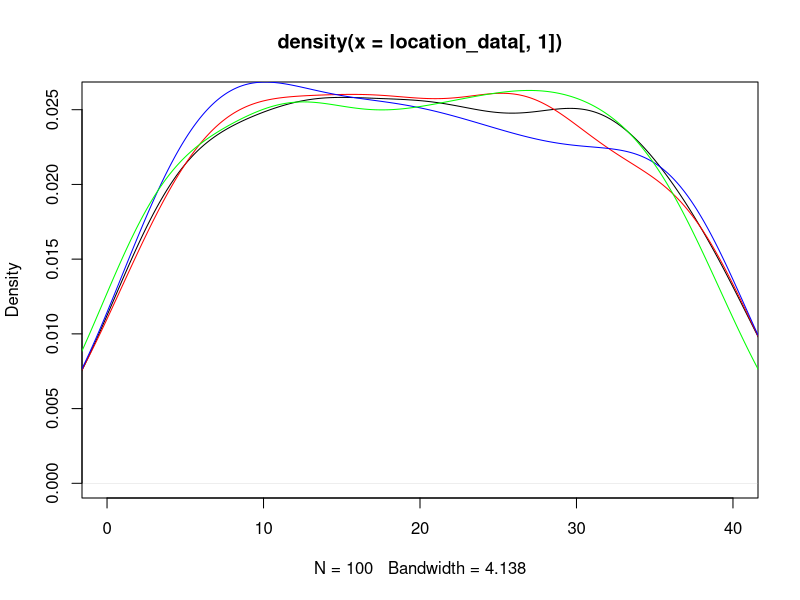
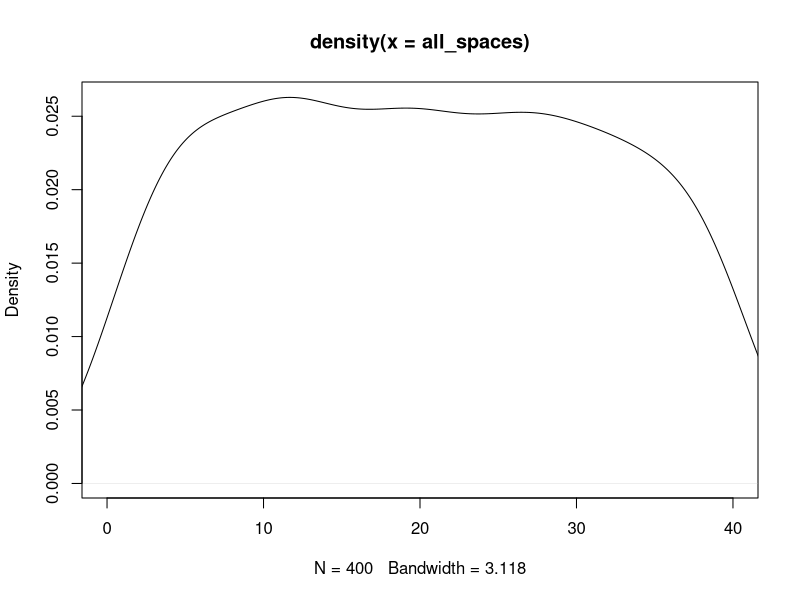
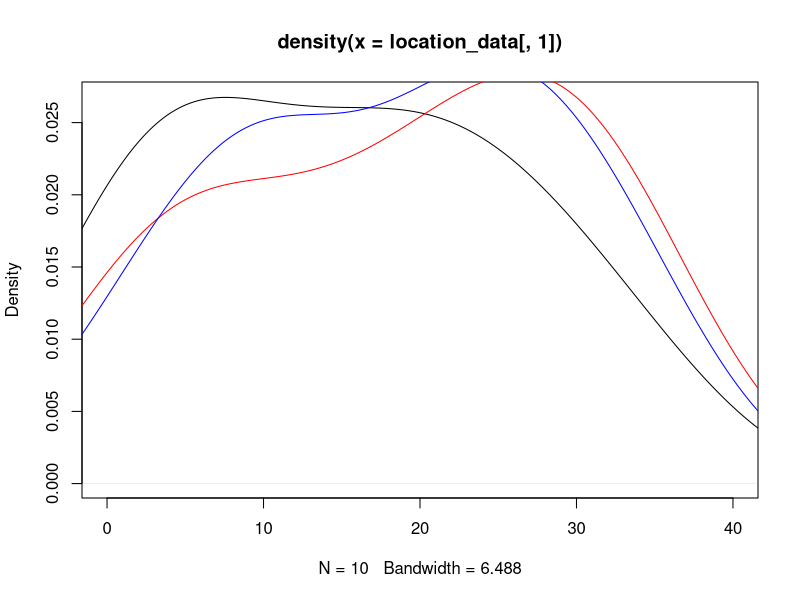
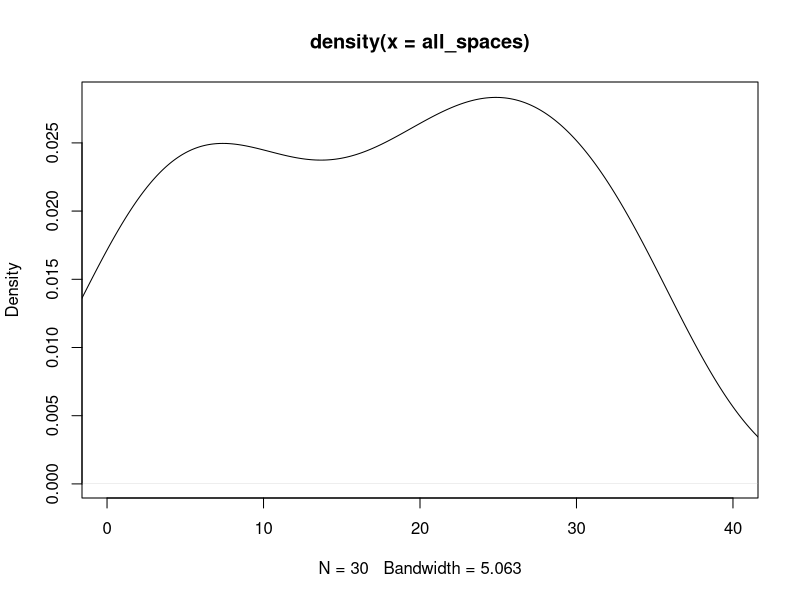

Source code (R) for these figures, in order: (Note: this script raises an error after producing the figures.)
## ---- chunk 1
knitr::opts_chunk$set(echo = TRUE)
## ---- chunk 2
#libraries
library(dplyr)
library(ggplot2)
## ---- chunk 3
#Kayleigh
##LET'S GET MOVING

monopolyBoard <- read.csv("MonopolyBoard.csv", header = T)
monopolyBoard

# Using dice rolls to determine where a player will land on the board
#input: "location"; a number 1-40; where the player is on the board
#output: the amount of spaces the player will move until they are on their new location

#note that this is only accounting for standard dice rolls, no special rules yet...

lets_move = function(location) {
  dice_roll_1 <- sample(1:6, 1, replace = TRUE)
  dice_roll_2 <- sample(1:6, 1, replace = TRUE)
  
  roll_total <- sum(dice_roll_1, dice_roll_2)
  roll_double <- dice_roll_1 == dice_roll_2
  
    location = location + roll_total
    
  if (location <= 40) {
    location = location
  } else {
    location = location - 40
  }
  
  space = monopolyBoard$name[monopolyBoard$spaces == location]
  
  print("You're moving forward...")
  print(roll_total)
  
  print("You're on space...")
  print(location)
  
  #print(space) #This prints out the name of the space that they land on. 
}

#testers
lets_move(1)
lets_move(25)
lets_move(38)
lets_move(40)



#A function to move players around the board and to play Monopoly!
#input: "turns"; the amount of turns we should take
#output: a player's new location on the board

lets_play = function(turns) {
  location = 1
  print("Starting Location: GO!")
  for (i in 1:turns) {
    location = lets_move(location)
  }
  print("You've landed on...")
  return(location)
}



lets_play(10) #tester #in this example if you look at a reference monopoly board and "walk" your way around the board with each move being the number in each output, you'll land on the space on the board corresponding to the final output (when counting "GO" as 1 and/or 40) 

#testers 
#"lets_move" and "lets_play" have both been edited to print out phrases for each roll and move to make it easier to determine how the player is moving. 
#"You're moving forward..." gives the player's roll
#"You're on space..." is the players position after 1 turn/"lets_move"
  # Later try to switch this print statement to the name of the spot that the player is on 
#"You've landed on..." gives the final location after running "lets_play" for "x" turns.
  # Later try to switch this print statement to the name of the spot that the player is on 

lets_play(3)
lets_play(10)

## ---- chunk 4
##DOUBLE DOWN

##WORK IN PROGRESS

#A function using dice rolls to determine how many spaces a player will move with the additional rules for "doubles" in Monopoly
#input: "location"; a number 1-40 where the player is on the board
#outut: the number of spaces the player will move on the board, with the special case of rolling three "doubles" and landing in jail
double_down = function(location) {
  dice_roll_1 <- sample(1:6, 1, replace = TRUE)
  dice_roll_2 <- sample(1:6, 1, replace = TRUE)
  
  roll_total <- sum(dice_roll_1, dice_roll_2)
  roll_double <- dice_roll_1 == dice_roll_2
  
  print("roll was")
  print(roll_total)
    
  if (roll_double) {
    
    dice_roll_3 <- sample(1:6, 1, replace = TRUE)
    dice_roll_4 <- sample(1:6, 1, replace = TRUE)
    
    roll_total_2 <- sum(dice_roll_3, dice_roll_4)
    roll_double_2 <- dice_roll_3 == dice_roll_4
    
    print("roll double was")
    print(roll_total_2)

    
    if (roll_double_2) {
      dice_roll_5 <- sample(1:6, 1, replace = TRUE)
      dice_roll_6 <- sample(1:6, 1, replace = TRUE)
      
      roll_total_3 <- sum(dice_roll_5, dice_roll_6)
      roll_double_3 <- dice_roll_5 == dice_roll_6
      
      print("roll double was")
      print(roll_total_3)
      
      if (roll_double_3) {
        location = 11 #Jail
        print("doubles, doubles, doubles")
        print("You're going to JAIL!")
        
      } else {
        location = location + roll_total + roll_total_2 + roll_total_3
        print("doubles, doubles, not doubles")
        print("You're moving forward...")
        print(roll_total + roll_total_2 + roll_total_3)
      }
    } else {
      location = location + roll_total + roll_total_2
      print("doubles, not doubles")
      print("You're moving forward...")
      print(roll_total+roll_total_2)
    }
  } else {
    location = location + roll_total
    print("no doubles")
    print("You're moving forward...")
    print(roll_total)
  }

    
  if (location <= 40) {
    location = location
  } else {
    location = location - 40
  }

  
  print("You're on space...")
  print(location)
}

double_down(1)
#text out in the function is kinda funky right but it's just to make sure its working right
#In final version switch all dice rolls to sample(1:6,...)

## ---- chunk 5
##CHANCE AND COMMUNITY CHEST CARDS
Card_Numbers <- c(1, 2, 3, 4, 5, 6, 7, 8, 9, 10, 11, 12, 13, 14, 15, 16)

Chance_Cards <- c("Advance to Boardwalk", "Advance to Go (Collect $200)", "Advance to Illinois Avenue. If you pass Go, collect $200", "Advance to St. Charles Place. If you pass Go, collect $200", "Advance to the nearest Railroad. If unowned, you may buy it from the Bank. If owned, pay owner twice the rental to which they are otherwise entitled", "Advance to the nearest Railroad. If unowned, you may buy it from the Bank. If owned, pay owner twice the rental to which they are otherwise entitled", "Advance token to nearest Utility. If unowned, you may buy it from the Bank. If owned, throw dice and pay owner a total ten times amount thrown", "Bank pays you dividend of $50", "Get Out of Jail Free", "Go Back 3 Spaces", "Go to Jail. Go directly to Jail, do not pass Go, do not collect $200", "Make general repairs on all your property. For each house pay $25. For each hotel pay $100", "Speeding fine $15", "Take a trip to Reading Railroad. If you pass Go, collect $200", "You have been elected Chairman of the Board. Pay each player $50", "Your building loan matures. Collect $150")

Chance <- data.frame(Chance_Cards, Card_Numbers)
Chance
##Chance cards to move a player to a new space:
  #1 -> Advance to Boardwalk (space 40)
  #2 -> Advance to Go (space 1)
  #3 -> Advance to Illinois Avenue (space 25)
  #4 -> Advance to St. Charles Place (space 12)
  #5 -> Advance to nearest Railroad (space(s) 6, 16, 26, 36)
  #6 -> Advance to nearest Railraod (space(s) 6, 16, 26, 36)
  #7 -> Advance to nearest Utility (space(s) 13, 29)
  #11 -> Go to Jail (space 11)
  #14 -> Take a trip to Reading Railroad (space 6)

Community_Chest_Cards <- c("Advance to Go (Collect $200)", "Bank error in your favor. Collect $200", "Doctor’s fee. Pay $50", "From sale of stock you get $50", "Get Out of Jail Free", "Go to Jail. Go directly to jail, do not pass Go, do not collect $200", "Holiday fund matures. Receive $100", "Income tax refund. Collect $20", "It is your birthday. Collect $10 from every player", "Life insurance matures. Collect $100", "Pay hospital fees of $100", "Pay school fees of $50", "Receive $25 consultancy fee", "You are assessed for street repair. $40 per house. $115 per hotel", "You have won second prize in a beauty contest. Collect $10", "You inherit $100")

Community_Chest <- data.frame(Community_Chest_Cards, Card_Numbers)
Community_Chest

##Community Chest Cards that move a player to a new space:
  #1 -> Advance to GO (space 1)
  #5 -> Go to Jail (space 11)

## ---- chunk 6
# heidi

#the function "who_goes_first" simulates the initial roll before the game begins in order to determine which player goes first
# input is a number of how many players are going to be playing
# output is the value of each players roll and the player that will start the game based on who had the highest roll
who_goes_first <- function(num_players){
  initial_rolls <- c()
  for (i in 1:num_players) {
    player_i_roll <- sum(sample(1:6, 2, replace=TRUE))
    initial_rolls <- c(initial_rolls, player_i_roll) # vector of every player's roll
    print(paste("Player", i, "rolled", player_i_roll))
  }
  cat("\n")
  if(sum(initial_rolls == max(initial_rolls)) >= 2){
    while (sum(initial_rolls == max(initial_rolls)) >= 2) { # if players tied for highest number
      tied_players <- which(initial_rolls==max(initial_rolls)) # identify which players tied
      print("It's a tie! Roll again")
      cat("\n")
      tie_breaker_rolls <- c()
      for (i in tied_players) { # tied players roll again
       player_i_roll2 <- sum(sample(1:6, 2, replace=TRUE))
       tie_breaker_rolls <- c(tie_breaker_rolls, player_i_roll2)
       print(paste("Player", i, "rolled", player_i_roll2))
      }
      initial_rolls <- tie_breaker_rolls
      highest_roll <- max(tie_breaker_rolls)
      highest_player2 <- tied_players[which(tie_breaker_rolls == highest_roll)]
    }
    cat("\n")
    print(paste("Player", highest_player2, "goes first!"))
  }
  else {
    highest_player <- which.max(initial_rolls) # who rolled the highest number
    print(paste("Player", highest_player, "goes first!"))
  }
}

who_goes_first(4) # test function

## ---- chunk 7
# Olivia
# Website for data: https://stat-jet-asu.github.io/Datasets/InstructorDescriptions/monopoly.html

monopolyBoard <- read.csv("MonopolyBoard.csv", header = T)
head(monopolyBoard)

# This section is for question number 2

# Kayleigh's lets_play function from above incorporating players and density plots
# uses lets_move function from above
# input: turns, # of turns to iterate through; players, number of players (2-4)
# output: density plot with a line for each player's frequency of spaces landed on 
# & density plot for the combined frequency of spaces landed on for all players

lets_play = function(turns, players) {
  location_data <- as.data.frame(matrix(nrow = turns, ncol = players))
  
for (j in 1:players) {
  location = 1
  
  for (i in 1:turns) {
    
    location = lets_move(location)
    location_data[i,j] <- location
    }
  }
  
  # creates density plot of frequency of landing on each space for each player
  plot(density(location_data[,1]), xlim = c(0,40), col = "black")
  
  colors <- c("red", "blue", "green")
  
  for (k in 2:players) {
  lines(density(location_data[,k]), col = colors[k-1]) # adds a density line for each player after the first
  }
  
  # creates density plot for total frequency landing on each space (all players spaces included)
  all_spaces <- as.vector(as.matrix(location_data))
  plot(density(all_spaces), xlim = c(0,40), col = "black")
}
lets_play(100, 4)

## ---- chunk 8
who_goes_first2 <- function(num_players){
  initial_rolls <- c()
  for (i in 1:num_players) {
    player_i_roll <- sum(sample(1:6, 2, replace=TRUE))
    initial_rolls <- c(initial_rolls, player_i_roll) # vector of every player's roll
#    print(paste("Player", i, "rolled", player_i_roll))
  }
  cat("\n")
  if(sum(initial_rolls == max(initial_rolls)) >= 2){
    while (sum(initial_rolls == max(initial_rolls)) >= 2) { # if players tied for highest number
      tied_players <- which(initial_rolls==max(initial_rolls)) # identify which players tied
#      print("It's a tie! Roll again")
#      cat("\n")
      tie_breaker_rolls <- c()
      for (i in tied_players) { # tied players roll again
       player_i_roll2 <- sum(sample(1:6, 2, replace=TRUE))
       tie_breaker_rolls <- c(tie_breaker_rolls, player_i_roll2)
#       print(paste("Player", i, "rolled", player_i_roll2))
      }
      initial_rolls <- tie_breaker_rolls
      highest_roll <- max(tie_breaker_rolls)
      highest_player2 <- tied_players[which(tie_breaker_rolls == highest_roll)]
    }
#    cat("\n")
#    print(paste("Player", highest_player2, "goes first!"))
  }
  else {
    highest_player <- which.max(initial_rolls) # who rolled the highest number
#    print(paste("Player", highest_player, "goes first!"))
#    return(highest_player)
  
    
  # creating player order
  player_order <- length(num_players)
  player_order[1] <- as.integer(highest_player)

 for (j in 2:num_players) {
    
  player_order[j] <- as.integer(player_order[j-1] + 1)
  if (player_order[j] > num_players) {
    player_order[j] <- 1
  }
 }
  print(player_order)
  }
  
  playerlist <- (list(highest_player, player_order))
  return(playerlist)
}

#who_goes_first2(4)

## ---- chunk 9
# Question number 3 -- including jail and double rolls

lets_move2 = function(location) {
  dice_roll_1 <- sample(1:6, 1, replace = TRUE)
  dice_roll_2 <- sample(1:6, 1, replace = TRUE)
  
  roll_total <- sum(dice_roll_1, dice_roll_2)
  roll_double <- dice_roll_1 == dice_roll_2
  
    location = location + roll_total # updates location to be previous location + roll total
    double3 = "false" # double3 is assigned "true" if the player double rolls 3x (as seen in if statement below), otherwise it is assigned "false" 
    
  # first double roll -> roll again
  if (roll_double == TRUE) {
    dice_roll_3 <- sample(1:6, 1, replace = TRUE)
    dice_roll_4 <- sample(1:6, 1, replace = TRUE)
    
    roll_total2 <- sum(dice_roll_3, dice_roll_4)
    roll_double2 <- dice_roll_3 == dice_roll_4
    
    location = location + roll_total2
    double3 = "false"
    
    # if player is at a location past 40, subtract 40 so they go back to the GO space at location "41"
    # this is included in each if statement below so that it applies if player has to roll again
    if (location <= 40) {
      location = location
    } else {
      location = location - 40
    }
     
      # second double roll -> roll again
      if (roll_double2 == TRUE) {
        dice_roll_5 <- sample(1:6, 1, replace = TRUE)
        dice_roll_6 <- sample(1:6, 1, replace = TRUE)
    
        roll_total3 <- sum(dice_roll_5, dice_roll_6)
        roll_double3 <- dice_roll_5 == dice_roll_6
    
        location = location + roll_total3
        double3 = "false"
        
        if (location <= 40) {
          location = location
        } else {
          location = location - 40
        }
        
        # third double roll -> go to jail
          if (roll_double3 == TRUE) {
            location = monopolyBoard$spaces[monopolyBoard$name == "Jail"]
            double3 = "true"
          }
      }
  }  
    
  if (location <= 40) {
    location = location
  } else {
    location = location - 40
  }
  
  listdata <- (list(location, double3)) # creates list for outputs "location" and "double3"
  # if you need to access location from this function, use lets_move2(location)[[1]]
  # if you need to access double3, use lets_move2(double3)[[2]]
  return(listdata)
  
}


# lets_play2 is currently set up to have each player go thru all their turns and then move onto the next player
# probably need to fix this for question 5

## ---- chunk 10

lets_play2 = function(turns, players) {
  
  
  location_data <- as.data.frame(matrix(nrow = turns, ncol = players)) # dataframe will keep data for locations of players for each turn
  double3data <- as.data.frame(matrix(nrow = turns, ncol = players)) # dataframe will say "true" if player double rolled 3x (which lands them in jail) and "false" if they didn't double roll 3x
  
    # puts players in order
    colnames(location_data) <- who_goes_first2(players)[[2]]
  
    location = 1 # each player starts at location 1
    location_data[1,] <- location
    double3 = 0 # initializing "double3" which will be later assigned a "true" or "false" based on if player double rolled 3x
  
    for (i in 2:turns) { # iterates through number of turns
      
        for (j in 1:players) { # rotates through each player
          
        location = lets_move2(location_data[i-1,j])[[1]] # takes location from lets_move2 function and assigns it to location
        location_data[i,j] <- as.integer(location) # puts location value into the dataframe of locations for each player
        double3data[i,j] <- lets_move2(double3)[[2]] # takes "true" or "false" value from double3 and adds it to double3data dataframe
        
      # deals with landing in jail from "go to jail" space and staying there for next 3 turns
      if (31 %in% location_data[i-1,j]) { # if you landed on 31 in the last turn (i-1 turn), you go to jail (space 11) for the ith turn
        location <- 11
        location_data[i,j] <- as.integer(location) # new location is 11
      } else if (11 %in% location_data[i-1,j] & 31 %in% location_data[i-2,j]) { # if you were on space 11 last turn AND you were on space 31 2 turns ago, you stay in jail (space 11) for turn i
        location <- 11
        location_data[i,j] <- as.integer(location)  
      } else if (11 %in% location_data[i-2,j] & 31 %in% location_data[i-3,j]) {
        location <- 11
        location_data[i,j] <- as.integer(location)
      }
        
      # landing in jail from 3x double roll and staying there for next 3 turns
      if (11 %in% location_data[i,j] & "true" %in% double3data[i-1,j]) { # if player's location is 11 (jail) and double3data is"true" (player double rolled 3x), player stays in jail. all 3 if/else if statements keep player in jail for the next 3 turns
        location <- 11
        location_data[i,j] <- as.integer(location)
      } else if (11 %in% location_data[i-1,j] & "true" %in% double3data[i-2,j]) { # 
        location <- 11
        location_data[i,j] <- as.integer(location)
      } else if (11 %in% location_data[i-2,j] & "true" %in% double3data[i-3,j]) {
        location <- 11
        location_data[i,j] <- as.integer(location)
      }
        
    }
  }
  print(location_data)
  
  # creates density plot of frequency of landing on each space for each player
  plot(density(location_data[,1]), xlim = c(0,40), col = "black")
  
  colors <- c("red", "blue", "green")
  
  for (k in 2:players) {
    lines(density(location_data[,k]), col = colors[k-1]) # adds a density line for each player after the first
  }
  
  # creates density plot for total frequency landing on each space (all players spaces included)
  all_spaces <- as.vector(as.matrix(location_data))
  plot(density(all_spaces), xlim = c(0,40), col = "black")
  
}
 
lets_play2(10, 3)

location_data

# how should we go about recording spaces landed on when double rolls occur?

## ---- chunk 11

# Figure out how to have players pay and recieve money from landing on chance and community chest spaces


## ---- chunk 12
#4 - Kayleigh and Maddie 
#Chance - spaces 8, 23, 37
#Community Chest - spaces 3, 18, 34
Chance

Drawing_Chance = function(location) {
  location = location
  draw_card <- sample(1:16, 1, replace = TRUE)
  player_card <- Chance$Chance_Cards[draw_card]
  print(player_card)

  
      if(draw_card == 1) {
        location = 1
      }
      
      if(draw_card == 2) {
        location = 1
      }
      
      if(draw_card == 3) {
        location = 25
      }
  
      if(draw_card == 4){
        location = 12
      }
    
      if(draw_card == 5){
        if(location >= 37 && location <= 5){
              location = 6
            } else {
              if (location >= 6 && location <= 15){
                location = 16
              } else {
                if(location >= 16 && location <= 25){
                  location = 26
                } else {
                  location = 36
                }
              }
            }
    }
  
    if(draw_card == 6){
        if(location >= 37 && location <= 5){
              location = 6
            } else {
              if (location >= 6 && location <= 15){
                location = 16
              } else {
                if(location >= 16 && location <= 25){
                  location = 26
                } else {
                  location = 36
                }
              }
            }
    }
  
    if(draw_card == 7){
        if(location >= 29 && location <= 12){
              location = 13
            } else {
              location = 29
    }
  }
  
    if(draw_card == 11) {
      location = 11
    }
  
    if(draw_card == 14) {
      location = 6
    }
  
    if(draw_card == 10) {
      location = location - 3
    }
  
    location = location
    return(location)
}

Drawing_Chance(8)
Drawing_Chance(23)
Drawing_Chance(37)

Drawing_Community_Chest = function(location) {
  location = location
  draw_card_chest <- sample(1:16, 1, replace = TRUE)
  player_card_chest <- Community_Chest$Community_Chest_Cards[draw_card_chest]
  print(player_card_chest)
  print(location)
  
  if (draw_card_chest == 1) {
    location = 1
  } else {
    if (draw_card_chest == 6) {
    location = 11
    } else {
      location = location
    }
  
  }
  
  location = location 
  return(location)
}

Drawing_Community_Chest(3)
Drawing_Community_Chest(18)
Drawing_Community_Chest(34)

lets_move3 = function(location) {
  dice_roll_1 <- sample(1:6, 1, replace = TRUE)
  dice_roll_2 <- sample(1:6, 1, replace = TRUE)
  
  roll_total <- sum(dice_roll_1, dice_roll_2)
  roll_double <- dice_roll_1 == dice_roll_2
  
    location = location + roll_total
    double3 = "false"
  
  print("your roll total is...")
  print(roll_total)

  if (location <= 40) {
      location = location
  } else {
      location = location - 40
  }
   
  print("your location is...")
  print(location)
  
  if(location == 8 || location == 23 || location == 27) {
    location = Drawing_Chance(location)
    print("your location is...")
    print(location)
  }
  
  if(location == 3 || location == 18 || location == 34) {
    location = Drawing_Community_Chest(location)
    print("your location is...")
    print(location)
  }
    
  # first double roll -> roll again
  if (roll_double == TRUE) {
    dice_roll_3 <- sample(1:6, 1, replace = TRUE)
    dice_roll_4 <- sample(1:6, 1, replace = TRUE)
    
    roll_total2 <- sum(dice_roll_3, dice_roll_4)
    roll_double2 <- dice_roll_3 == dice_roll_4
    
    location = location + roll_total2
    double3 = "false"
    print("1 double")
    
    if (location <= 40) {
      location = location
    } else {
      location = location - 40
    }
    
    
    if(location == 8 || location == 23 || location == 27) {
    location = Drawing_Chance(location)
    }
  
  if(location == 3 || location == 18 || location == 34) {
    location = Drawing_Community_Chest(location)
    }
     
      # second double roll -> roll again
      if (roll_double2 == TRUE) {
        dice_roll_5 <- sample(1:6, 1, replace = TRUE)
        dice_roll_6 <- sample(1:6, 1, replace = TRUE)
    
        roll_total3 <- sum(dice_roll_5, dice_roll_6)
        roll_double3 <- dice_roll_5 == dice_roll_6
    
        location = location + roll_total3
        double3 = "false"
        print("2 doubles")
        
        if (location <= 40) {
          location = location
        } else {
          location = location - 40
        }
        
        if(location == 8 || location == 23 || location == 27) {
          location = Drawing_Chance(location)
        }
  
        if(location == 3 || location == 18 || location == 34) {
          location = Drawing_Community_Chest(location)
         
        }
        
        # third double roll -> go to jail
          if (roll_double3 == TRUE) {
            location = monopolyBoard$spaces[monopolyBoard$name == "Jail"]
            double3 = "true"
            print("three doubles")
          }
      }
  }  
   
  location = location 
  
  print("your location is...")
  print(location)
  listdata <- (list(location, double3))
  return(listdata)
  
}

lets_move3(1)

lets_play3 = function(turns, players) {
  
  location_data <- as.data.frame(matrix(nrow = turns, ncol = players))
  double3data <- as.data.frame(matrix(nrow = turns, ncol = players))
  
  for (j in 1:players) {
    location = 1
    double3 = 0
  
    for (i in 1:turns) {
      
        location = lets_move2(location)[[1]]
        location_data[i,j] <- as.integer(location)
        double3data[i,j] <- lets_move3(double3)[[2]]
        
      # deals with landing in jail from "go to jail" space and staying there for next 3 turns
      if (31 %in% location_data[i-1,j]) { # if you land on 31 (go to jail), next location is in jail (space 11)
        location <- 11
        location_data[i,j] <- as.integer(location)
      } else if (11 %in% location_data[i-1,j] & 31 %in% location_data[i-2,j]) {
        location <- 11
        location_data[i,j] <- as.integer(location)
      } else if (11 %in% location_data[i-2,j] & 31 %in% location_data[i-3,j]) {
        location <- 11
        location_data[i,j] <- as.integer(location)
      }
        
      # landing in jail from 3x double roll and staying there for next 3 turns
      if (11 %in% location_data[i,j] & "true" %in% double3data[i-1,j]) { # "true" means player double rolled 3x -> jail
        location <- 11
        location_data[i,j] <- as.integer(location)
      } else if (11 %in% location_data[i-1,j] & "true" %in% double3data[i-2,j]) { # 
        location <- 11
        location_data[i,j] <- as.integer(location)
      } else if (11 %in% location_data[i-2,j] & "true" %in% double3data[i-3,j]) {
        location <- 11
        location_data[i,j] <- as.integer(location)
      }
        
    }
  }
  #print(location_data)
  
  # creates density plot of frequency of landing on each space for each player
  plot(density(location_data[,1]), xlim = c(0,40), col = "black")
  plot(location_data[,1], xlim= c(0,40), col="black", type="h", xlab="Spaces", ylab="Frequency", main="Frequency of Landing on Each Space for Each Player")
  
  colors <- c("red", "blue", "green")
  
  for (k in 2:players) {
    lines(density(location_data[,k]), col = colors[k-1]) # adds a density line for each player after the first
  }
  
  # creates density plot for total frequency landing on each space (all players spaces included)
  all_spaces <- as.vector(as.matrix(location_data))
  plot(density(all_spaces), xlim = c(0,40), col = "black")
  
}
## ---- chunk 13

#use lets_move2 for freq plot

 
## ---- chunk 14
#hello
dice_roll <- sum(sample(1:6, 2, replace = TRUE))
dice_roll

#Need to figure out how to exchange money between players
Chance_Money <- function(Player_Bank){
  Player_Bank = Player_Bank
  draw_card <- sample(1:16, 1, replace = TRUE)
  player_card <- Chance$Chance_Cards[draw_card]
  print(player_card)
  
  #Advance to Go (Collect $200)
  if(draw_card == 2){
    Player_Bank = Player_Bank + 200
  }
  
  #Advance to Illinois Ave. If you pass Go collect $200
  if(draw_card == 3){
    if(location > 25){
      Player_Bank = Player_Bank + 200
    }else{
      Player_Bank = Player_Bank
    }
  }
  
  #Advance to St. Charles Place. If you pass Go, collect $200
  if(draw_card == 4){
    if(location > 13 ){
      Player_Bank = Player_Bank + 200
    }else{
      Player_Bank = Player_Bank
    }
  }
  
  #Bank pays you dividend of $50
  if(draw_card == 8){
    Player_Bank = Player_Bank + 50
  }
  
  #Speeding fine $15
  if(draw_card == 13){
    Player_Bank = Player_Bank - 15
  }
  
  #Take a trip to Reading Railroad. If you pass Go, collect $200
  if(draw_card == 14){
    if(location > 6){
      Player_Bank = Player_Bank + 200
    }else{
      Player_Bank = Player_Bank
    }
  }
  
  #Your building loan matures. Collect $150
  if(draw_card == 16){
    Player_Bank = Player_Bank + 150
  }
}

#Need to figure out how to exchange money between players
Community_Chest_Money <- function(Player_Bank){
  Player_Bank = Player_Bank
  draw_card <- sample(1:16, 1, replace = TRUE)
  player_card <- Community_Chest$Community_Chest_Cards[draw_card]
  print(player_card)
  
  #Advance to Go (Collect $200)
  if(draw_card == 1){
    Player_Bank = Player_Bank + 200
  }
  
  #Bank error in your favor. Collect $200
  if(draw_card == 2){
    Player_Bank = Player_Bank + 200
  }
  
  #Doctor’s fee. Pay $50
  if(draw_card == 3){
    Player_Bank = Player_Bank - 50
  }
  
  #From sale of stock you get $50
  if(draw_card == 4){
    Player_Bank = Player_Bank + 50
  }
  
  #Holiday fund matures. Receive $100
  if(draw_card == 7){
    Player_Bank = Player_Bank + 100
  }
  
  #Income tax refund. Collect $20
  if(draw_card == 8){
    Player_Bank = Player_Bank + 20
  }
  
  #Life insurance matures. Collect $100
  if(draw_card == 10){
    Player_Bank = Player_Bank + 100
  }
  
  #Pay hospital fees of $100
  if(draw_card == 11){
    Player_Bank = Player_Bank - 100
  }
  
  #Pay school fees of $50
  if(draw_card == 12){
    Player_Bank = Player_Bank - 50
  }
  
  #Receive $25 consultancy fee
  if(draw_card == 13){
    Player_Bank = Player_Bank + 25
  }
  
  #You have won second prize in a beauty contest. Collect $10
  if(draw_card == 15){
    Player_Bank = Player_Bank + 10
  }
  
  #You inherit $100
  if(draw_card == 16){
    Player_Bank = Player_Bank + 100
  }
}

Chance
Community_Chest
## ---- chunk 15
Players <- c("Player 1", "Player 2", "Player 3", "Player 4")
Player_Bank <- c("1250", "1250", "1250", "1250")

The_Players <- data.frame(Players, Player_Bank)
The_Players

monopolyBoard

Property <- c("Mediterranean", "Baltic", "Reading Railroad", "Oriental", "Vermot", "Connecticut", "St. Charles", "Electric Company", "States", "Virginia", "Pennsylvania Railroad", "St. James", "Tennessee", "New York", "Kentucky", "Indiana", "Illinios", "B&O Railroad", "Atlantic", "Ventnor", "Water Works", "Marvin Gardens", "Pacific", "N. Carolina", "Pennsylvania", "Short Line Railroad", "Park Place", "Boardwalk")
Property_Status <- c("Unowned", "Unowned", "Unowned", "Unowned", "Unowned", "Unowned", "Unowned", "Unowned", "Unowned", "Unowned", "Unowned", "Unowned", "Unowned", "Unowned", "Unowned", "Unowned", "Unowned", "Unowned", "Unowned", "Unowned", "Unowned", "Unowned", "Unowned", "Unowned", "Unowned", "Unowned", "Unowned", "Unowned")

The_Properties <- data.frame(Property, Property_Status)
The_Properties

## ---- chunk 16
library(tidyverse)
assigning_properties <- function( ){
  smpl <- sample(1:28, 28, replace = FALSE)
  smpl
  property_order <- data.frame(smpl)
  property_order
}

Owned_Spaces <- sample(1:28, 28, replace = FALSE)
Owned_Spaces
Players <- c("Player 1", "Player 2", "Player 3", "Player 4")
Player_Bank <- c("1250", "1250", "1250", "1250")

The_Players <- data.frame(Players, Player_Bank)
The_Players

The_Players_Owned <- data.frame(Players, Owned_Spaces)
The_Players_Owned <- The_Players_Owned %>% pivot_wider(names_from = Players, values_from = Owned_Spaces)

The_Players_Owned[[1]]
The_Players_Owned[[2]]
The_Players_Owned[[3]]
## ---- chunk 17
Players <- c("Player 1", "Player 2", "Player 3", "Player 4")
Player_Bank <- c(1250, 1250, 1250, 1250)
The_Players <- data.frame(Players, Player_Bank)

Property <- c("Mediterranean", "Baltic", "Reading Railroad", "Oriental", "Vermot", "Connecticut", "St. Charles", "Electric Company", "States", "Virginia", "Pennsylvania Railroad", "St. James", "Tennessee", "New York", "Kentucky", "Indiana", "Illinios", "B&O Railroad", "Atlantic", "Ventnor", "Water Works", "Marvin Gardens", "Pacific", "N. Carolina", "Pennsylvania", "Short Line Railroad", "Park Place", "Boardwalk")
Owned_By_Player <- sample(1:4, 28, replace = TRUE)
Space <- c(2, 4, 6, 7, 9, 10, 12, 13, 14, 15, 16, 17, 19, 20, 22, 24, 25, 26, 27, 28, 29, 30, 32, 33, 35, 36, 38, 40)
Property_Statuses <- data.frame(Property, Space, Owned_By_Player)
Property_Statuses


Updating_Player_Bank <- function(location, j) {
  if(location == 2 || location == 4 || location == 6 || location == 7 || location == 9 || location == 10 || location == 12 || location == 13 || location == 14 || location == 15 || location == 16 || location == 17 || location == 19 || location == 20 || location == 22 || location == 24 || location == 25 || location == 26 || location == 27 || location == 28 || location == 29 || location == 30 || location == 32 || location == 33 || location == 35 || location == 36 || location == 38 || location == 40){
    
    location = location
    spot <- which(Property_Statuses$Space == location)
    cost <- which(monopolyBoard$spaces == location)
    owned_by_player <- Property_Statuses$Owned_By_Player[spot]
    
    The_Players$Player_Bank[owned_by_player] <- The_Players$Player_Bank[owned_by_player] + monopolyBoard$cost[cost]
    
    The_Players$Player_Bank[j] <- The_Players$Player_Bank[j] - monopolyBoard$cost[cost]
    
    The_Players
  }
}

Updating_Player_Bank(2, 3)

lets_move3 = function(location) {
  dice_roll_1 <- sample(1:6, 1, replace = TRUE)
  dice_roll_2 <- sample(1:6, 1, replace = TRUE)
  
  roll_total <- sum(dice_roll_1, dice_roll_2)
  roll_double <- dice_roll_1 == dice_roll_2
  
    location = location + roll_total
    double3 = "false"


  if (location <= 40) {
      location = location
  } else {
      location = location - 40
  }

  if(location == 8 || location == 23 || location == 27) {
    location = Drawing_Chance(location)

  }
  
  if(location == 3 || location == 18 || location == 34) {
    location = Drawing_Community_Chest(location)

  }

Updating_Player_Bank(location, j)

  # first double roll -> roll again
  if (roll_double == TRUE) {
    dice_roll_3 <- sample(1:6, 1, replace = TRUE)
    dice_roll_4 <- sample(1:6, 1, replace = TRUE)
    
    roll_total2 <- sum(dice_roll_3, dice_roll_4)
    roll_double2 <- dice_roll_3 == dice_roll_4
    
    location = location + roll_total2
    double3 = "false"

    
    if (location <= 40) {
      location = location
    } else {
      location = location - 40
    }
    
    
    if(location == 8 || location == 23 || location == 27) {
    location = Drawing_Chance(location)
    }
  
  if(location == 3 || location == 18 || location == 34) {
    location = Drawing_Community_Chest(location)
    }
    
    Updating_Player_Bank(location, j)
    
      # second double roll -> roll again
      if (roll_double2 == TRUE) {
        dice_roll_5 <- sample(1:6, 1, replace = TRUE)
        dice_roll_6 <- sample(1:6, 1, replace = TRUE)
    
        roll_total3 <- sum(dice_roll_5, dice_roll_6)
        roll_double3 <- dice_roll_5 == dice_roll_6
    
        location = location + roll_total3
        double3 = "false"
        
        if (location <= 40) {
          location = location
        } else {
          location = location - 40
        }
        
        if(location == 8 || location == 23 || location == 27) {
          location = Drawing_Chance(location)
        }
  
        if(location == 3 || location == 18 || location == 34) {
          location = Drawing_Community_Chest(location)
         
        }
        
        Updating_Player_Bank(location, j)
        
        # third double roll -> go to jail
          if (roll_double3 == TRUE) {
            location = monopolyBoard$spaces[monopolyBoard$name == "Jail"]
            double3 = "true"
          }
      }
  }  
   
  location = location 
}

lets_move3(2)


lets_play4 = function(turns, players) {
  
  location_data <- as.data.frame(matrix(nrow = turns, ncol = players))
  double3data <- as.data.frame(matrix(nrow = turns, ncol = players))
  players_banks <- as.data.frame(matrix(nrow = turns, ncol = players))

print(Property_Statuses)

  for (j in 1:players) {
    location = 1
    double3 = 0
    
    
    for (i in 1:turns) {
        print("player")
        print(j)
        location = lets_move3(location)[[1]]
        location_data[i,j] <- as.integer(location)
        double3data[i,j] <- lets_move3(double3)[[2]]

                
      # deals with landing in jail from "go to jail" space and staying there for next 3 turns
      if (31 %in% location_data[i-1,j]) { # if you land on 31 (go to jail), next location is in jail (space 11)
        location <- 11
        location_data[i,j] <- as.integer(location)
      } else if (11 %in% location_data[i-1,j] & 31 %in% location_data[i-2,j]) {
        location <- 11
        location_data[i,j] <- as.integer(location)
      } else if (11 %in% location_data[i-2,j] & 31 %in% location_data[i-3,j]) {
        location <- 11
        location_data[i,j] <- as.integer(location)
      }
        
      # landing in jail from 3x double roll and staying there for next 3 turns
      if (11 %in% location_data[i,j] & "true" %in% double3data[i-1,j]) { # "true" means player double rolled 3x -> jail
        location <- 11
        location_data[i,j] <- as.integer(location)
      } else if (11 %in% location_data[i-1,j] & "true" %in% double3data[i-2,j]) { # 
        location <- 11
        location_data[i,j] <- as.integer(location)
      } else if (11 %in% location_data[i-2,j] & "true" %in% double3data[i-3,j]) {
        location <- 11
        location_data[i,j] <- as.integer(location)
      }
      
      
    }
  }
  
print(location_data)
return(The_Players)

}

lets_play4(1,4)
## ---- chunk 18
monopolyBoard
Players <- c("Player 1", "Player 2", "Player 3", "Player 4")
Player_Bank <- c(1250, 1250, 1250, 1250)
The_Players <- data.frame(Players, Player_Bank)

Property <- c("Mediterranean", "Baltic", "Reading Railroad", "Oriental", "Vermot", "Connecticut", "St. Charles", "Electric Company", "States", "Virginia", "Pennsylvania Railroad", "St. James", "Tennessee", "New York", "Kentucky", "Indiana", "Illinios", "B&O Railroad", "Atlantic", "Ventnor", "Water Works", "Marvin Gardens", "Pacific", "N. Carolina", "Pennsylvania", "Short Line Railroad", "Park Place", "Boardwalk")
Owned_By_Player <- sample(1:4, 28, replace = TRUE)
Space <- c(2, 4, 6, 7, 9, 10, 12, 13, 14, 15, 16, 17, 19, 20, 22, 24, 25, 26, 27, 28, 29, 30, 32, 33, 35, 36, 38, 40)
Property_Statuses <- data.frame(Property, Space, Owned_By_Player)
Property_Statuses


Updating_Player_Bank <- function(location) {
  if(location == 2 || location == 4 || location == 6 || location == 7 || location == 9 || location == 10 || location == 12 || location == 13 || location == 14 || location == 15 || location == 16 || location == 17 || location == 19 || location == 20 || location == 22 || location == 24 || location == 25 || location == 26 || location == 27 || location == 28 || location == 29 || location == 30 || location == 32 || location == 33 || location == 35 || location == 36 || location == 38 || location == 40){
    location = location
    spot <- which(Property_Statuses$Space == location)
    cost <- which(monopolyBoard$spaces == location)
    owned_by_player <- Property_Statuses$Owned_By_Player[spot]
    The_Players$Player_Bank[owned_by_player] <- The_Players$Player_Bank[owned_by_player] + monopolyBoard$cost[cost]
    The_Players$Player_Bank[owned_by_player]
    The_Players
  }
}

Updating_Player_Bank(12)
